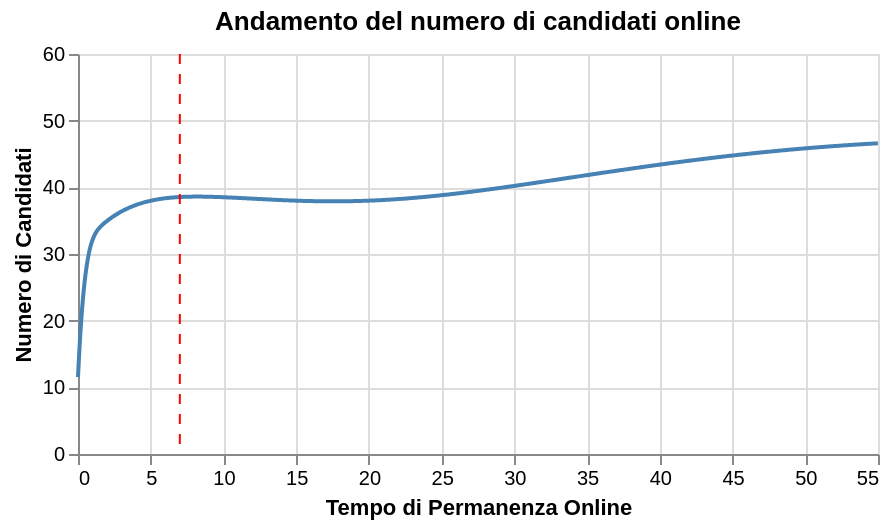

Specify this chart in Vega-Lite:
### Vega-Lite specification from a JSON file in a GitHub repository (floating-point values rounded to 4 significant figures; data arrays with more than 128 entries replaced by an {"elided": "..."} marker saying what was removed)
{"$schema": "https://vega.github.io/schema/vega-lite/v4.17.0.json", "config": {"view": {"continuousHeight": 300, "continuousWidth": 400}}, "datasets": {"data-12f0fbb9a77e65d2b013ab11af2cfca7": [{"x": 7}], "data-24e829bf14d35a817dca00c1a48bb2e6": {"elided": "982 records"}}, "layer": [{"data": {"name": "data-24e829bf14d35a817dca00c1a48bb2e6"}, "encoding": {"x": {"field": "x", "scale": {"domain": [0, 55]}, "title": "Tempo di Permanenza Online", "type": "quantitative"}, "y": {"field": "y", "scale": {"domain": [0, 60]}, "title": "Numero di Candidati", "type": "quantitative"}}, "height": 200, "mark": {"color": "steelblue", "type": "line"}, "title": "Andamento del numero di candidati online", "width": 400}, {"data": {"name": "data-12f0fbb9a77e65d2b013ab11af2cfca7"}, "encoding": {"x": {"field": "x", "type": "quantitative"}}, "mark": {"color": "red", "strokeDash": [5, 5], "type": "rule"}}]}
